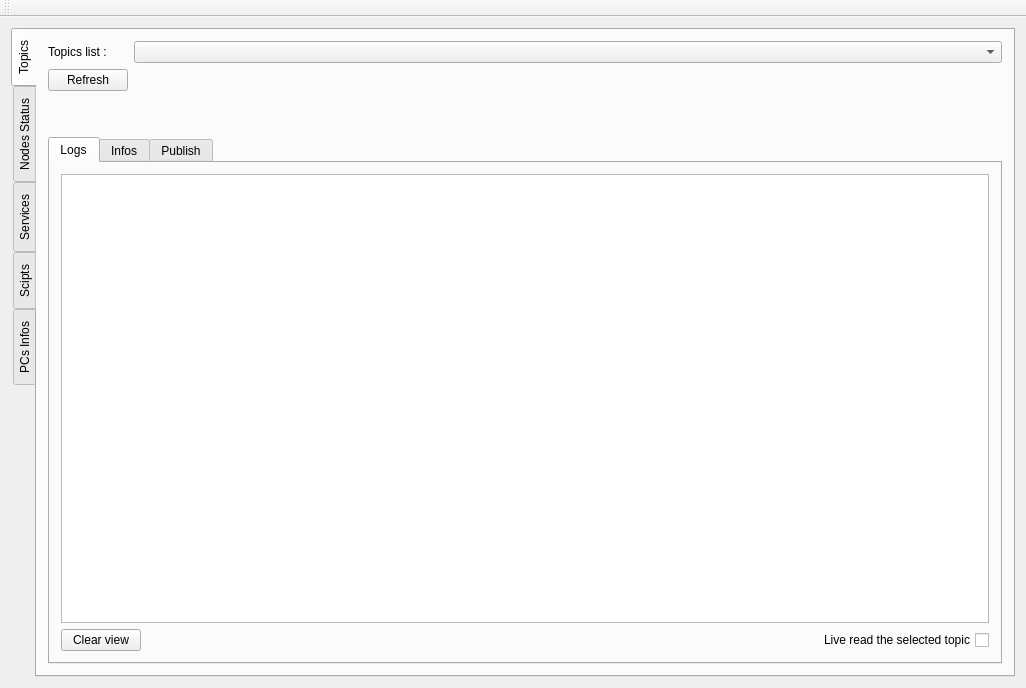
<?xml version="1.0" encoding="UTF-8"?>
<ui version="4.0">
 <class>MainWindow</class>
 <widget class="QMainWindow" name="MainWindow">
  <property name="geometry">
   <rect>
    <x>0</x>
    <y>0</y>
    <width>1026</width>
    <height>688</height>
   </rect>
  </property>
  <property name="windowTitle">
   <string>MainWindow</string>
  </property>
  <widget class="QWidget" name="centralWidget">
   <layout class="QVBoxLayout" name="verticalLayout">
    <item>
     <widget class="QTabWidget" name="tabWidget">
      <property name="tabPosition">
       <enum>QTabWidget::West</enum>
      </property>
      <property name="currentIndex">
       <number>0</number>
      </property>
      <widget class="QWidget" name="tab">
       <attribute name="title">
        <string>Topics</string>
       </attribute>
       <layout class="QVBoxLayout" name="verticalLayout_3">
        <item>
         <layout class="QHBoxLayout" name="horizontalLayout">
          <item>
           <layout class="QFormLayout" name="formLayout">
            <item row="0" column="1">
             <widget class="QComboBox" name="comboTopics"/>
            </item>
            <item row="0" column="0">
             <widget class="QLabel" name="label">
              <property name="text">
               <string>Topics list :</string>
              </property>
             </widget>
            </item>
            <item row="1" column="0">
             <widget class="QPushButton" name="bpReloadTopics">
              <property name="text">
               <string>Refresh</string>
              </property>
             </widget>
            </item>
            <item row="1" column="1">
             <widget class="QLabel" name="result">
              <property name="text">
               <string/>
              </property>
             </widget>
            </item>
           </layout>
          </item>
         </layout>
        </item>
        <item>
         <widget class="QLabel" name="result_2">
          <property name="text">
           <string/>
          </property>
         </widget>
        </item>
        <item>
         <widget class="QLabel" name="result_4">
          <property name="text">
           <string/>
          </property>
         </widget>
        </item>
        <item>
         <widget class="QTabWidget" name="tabWidget_2">
          <property name="currentIndex">
           <number>0</number>
          </property>
          <widget class="QWidget" name="tab_6">
           <attribute name="title">
            <string>Logs</string>
           </attribute>
           <layout class="QVBoxLayout" name="verticalLayout_2">
            <item>
             <widget class="QListView" name="listView"/>
            </item>
            <item>
             <layout class="QHBoxLayout" name="horizontalLayout_2">
              <item>
               <widget class="QPushButton" name="pushButton">
                <property name="text">
                 <string>Clear view</string>
                </property>
               </widget>
              </item>
              <item>
               <spacer name="horizontalSpacer">
                <property name="orientation">
                 <enum>Qt::Horizontal</enum>
                </property>
                <property name="sizeHint" stdset="0">
                 <size>
                  <width>40</width>
                  <height>20</height>
                 </size>
                </property>
               </spacer>
              </item>
              <item>
               <widget class="QCheckBox" name="checkBox">
                <property name="layoutDirection">
                 <enum>Qt::RightToLeft</enum>
                </property>
                <property name="text">
                 <string>Live read the selected topic</string>
                </property>
               </widget>
              </item>
             </layout>
            </item>
           </layout>
          </widget>
          <widget class="QWidget" name="tab_7">
           <attribute name="title">
            <string>Infos</string>
           </attribute>
          </widget>
          <widget class="QWidget" name="tab_8">
           <attribute name="title">
            <string>Publish</string>
           </attribute>
          </widget>
         </widget>
        </item>
       </layout>
      </widget>
      <widget class="QWidget" name="tab_2">
       <attribute name="title">
        <string>Nodes Status</string>
       </attribute>
      </widget>
      <widget class="QWidget" name="tab_3">
       <attribute name="title">
        <string>Services</string>
       </attribute>
      </widget>
      <widget class="QWidget" name="tab_4">
       <attribute name="title">
        <string>Scipts</string>
       </attribute>
      </widget>
      <widget class="QWidget" name="tab_5">
       <attribute name="title">
        <string>PCs Infos</string>
       </attribute>
      </widget>
     </widget>
    </item>
   </layout>
  </widget>
  <widget class="QToolBar" name="mainToolBar">
   <attribute name="toolBarArea">
    <enum>TopToolBarArea</enum>
   </attribute>
   <attribute name="toolBarBreak">
    <bool>false</bool>
   </attribute>
  </widget>
 </widget>
 <layoutdefault spacing="6" margin="11"/>
 <resources/>
 <connections>
  <connection>
   <sender>comboTopics</sender>
   <signal>currentIndexChanged(int)</signal>
   <receiver>result_2</receiver>
   <slot>setNum(int)</slot>
   <hints>
    <hint type="sourcelabel">
     <x>198</x>
     <y>45</y>
    </hint>
    <hint type="destinationlabel">
     <x>141</x>
     <y>104</y>
    </hint>
   </hints>
  </connection>
 </connections>
</ui>
